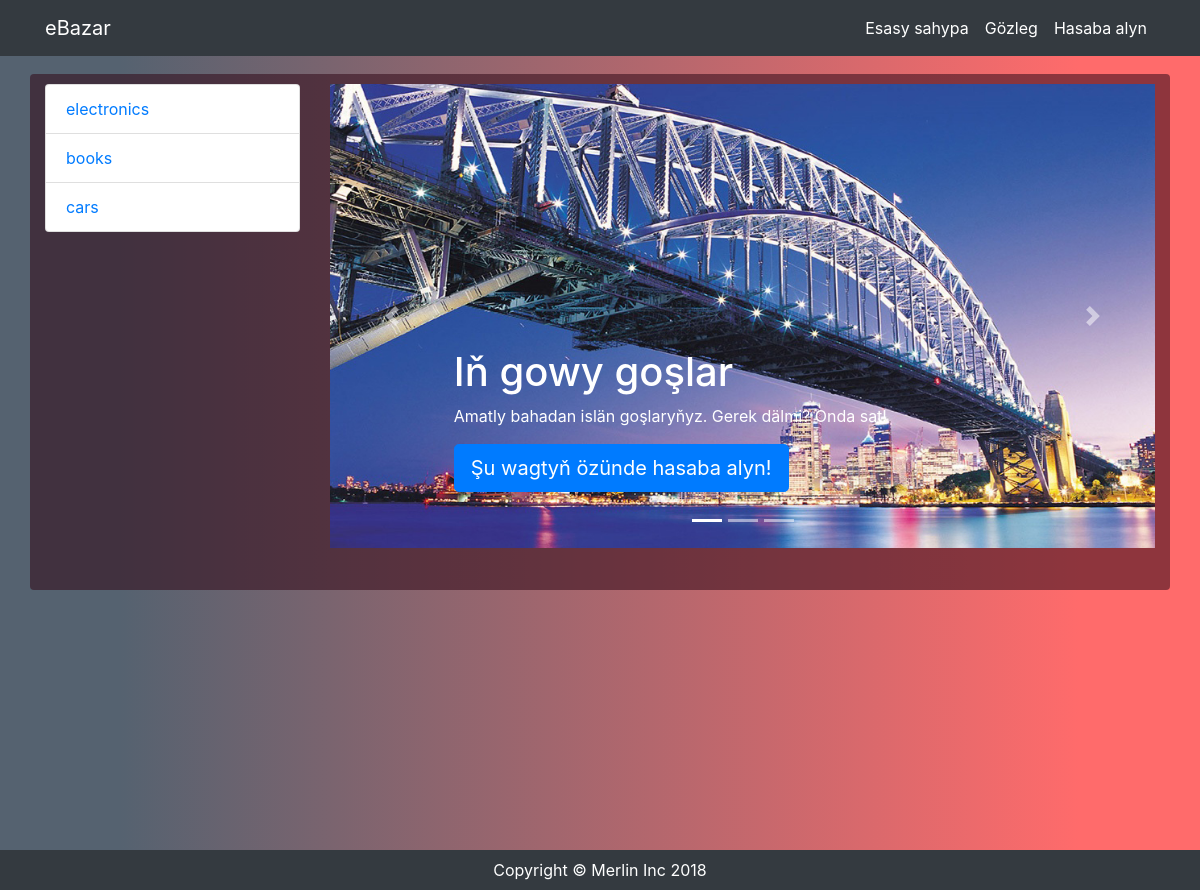
Before: /emarket/ with the older database file.
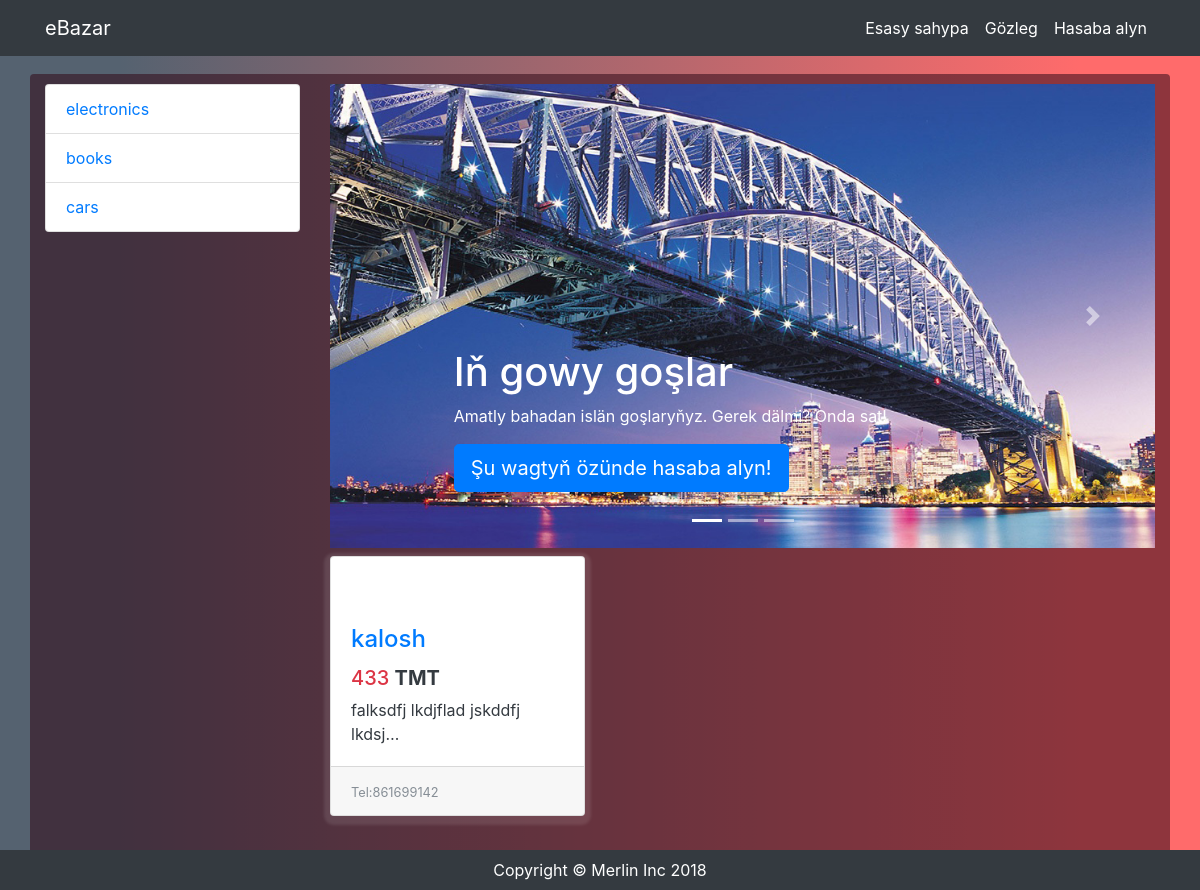
After: the same page with the newer database file.
### emarket/models.py (models this page shows, shortened)
class Category(models.Model):
    name = models.CharField(max_length=30, blank=False, null=False)

class Item(models.Model):
    user = models.ForeignKey(User, on_delete=models.CASCADE)
    category = models.ForeignKey(Category, on_delete=models.CASCADE)
    name = models.CharField(max_length=60, blank=False, null=False)
    user_phone = models.CharField(max_length=12, null=False, blank=False)
    location = models.ForeignKey(Location,  on_delete=models.CASCADE)
    description = models.TextField(max_length=600, blank=False, null=False)
    price = models.IntegerField(blank=False, null=True)
    updated = models.DateTimeField(auto_now_add=False, auto_now=True)
    timestamp = models.DateTimeField(auto_now_add=True, auto_now=False)

### emarket/views.py (the view)
def home(request):
    cats = Category.objects.all()
    items = Item.objects.order_by('-price')[0:9]
    item_images = Item_Image.objects.filter()
    return render(request, 'emarket/home.html', {'cats': cats, 'items': items, 'pics': item_images, })

### emarket/templatetags/categories.py (called while the page is built)
@register.inclusion_tag('emarket/navcats.html')
def get_category_list():
    return {'navcats': Category.objects.all()}

### templates/emarket/home.html (shortened to what this page needs)
{% extends 'emarket/base/base2.html' %}
{% load widget_tweaks %}
{% load staticfiles %}
{% load i18n %}
{% block head %}
    <link rel="stylesheet" href="{% static 'vendor/flickity/flickity.min.css' %}">
{% endblock %}
{% block body %}
    <div class="container my-bg-lightcolor text-white my-padding-s1  rounded">
    <div class="row">
        <div class="col-lg-3 hidden-sm hidden-xs hidden-md d-none d-lg-block">
            <ul class="list-group">
                {% if cats %}
                {% for cat in cats %}
                    <li class="list-group-item">
                        <a href="{% url 'show_category' cat.id %}">{{ cat.name }}</a>
                    </li>
                {% endfor %}
                {% endif %}
            </ul>
        </div>
        <div class="col-lg-9">
         <div id="myCarousel" class="carousel slide  rounded mb-2" data-ride="carousel">
          <ol class="carousel-indicators">
            <li data-target="#myCarousel" data-slide-to="0" class="active"></li>
            <li data-target="#myCarousel" data-slide-to="1"></li>
            <li data-target="#myCarousel" data-slide-to="2"></li>
          </ol>
          <div class="carousel-inner" role="listbox">
            <div class="carousel-item active">
              <img class="first-slide" src="{% static 'img/1.jpg' %}" alt="First slide" width="100%">
              <div class="container">
                <div class="carousel-caption d-none d-md-block text-left">
                  <h1>Iň gowy goşlar</h1>
                  <p>Amatly bahadan islän goşlaryňyz. Gerek dälmi? Onda sat!</p>
                  {% if user.is_authenticated %}
                  <p><a class="btn btn-lg btn-primary" href="{% url 'profile' %}" role="button">Ulanyjyny sazla</a></p>
                  {% else %}
                  <p><a class="btn btn-lg btn-primary" href="{% url 'login' %}" role="button">Şu wagtyň özünde hasaba alyn!</a></p>
                  {% endif %}
                </div>
              </div>
            </div>
          </div>
          <a class="carousel-control-prev" href="#myCarousel" role="button" data-slide="prev">
            <span class="carousel-control-prev-icon" aria-hidden="true"></span>
          </a>
          <a class="carousel-control-next" href="#myCarousel" role="button" data-slide="next">
            <span class="carousel-control-next-icon" aria-hidden="true"></span>
          </a>
        </div>
        <div class="row mb-4">
        {% if items %}
            {% for item in items %}
                    <div class="col-lg-4 col-md-6 mb-2 text-dark">
                        <div class="card h-100">
                                <div id="owl-list-flickity" class="main-gallery flickity-viewport">
                                    {% for pic in pics %}
                                        {% if pic.item == item %}
                                            <div class="gallery-cell">
                                            </div>
                                        {% endif %}
                                    {% endfor %}
                                </div>
                            <div class="card-body">
                                <h4 class="card-title">
                                    <a href="{% url 'show_item' item.id %}">{{ item.name }}</a>
                                </h4>
                                <h5 class="text-danger">{{ item.price }} <strong class="text-dark">TMT</strong></h5>
                            <p class="card-text">{{ item.description|truncatechars:32 }}</p>
                            </div>
                            <div class="card-footer">
                                <small class="text-muted">Tel:{{ item.user_phone }}</small>
                            </div>
                        </div>
                    </div>
            {% endfor %}
        {% endif %}
        </div>
        </div>
    </div>
    </div>
{% endblock %}

Changed rows visible on the page:
added Item: name "kalosh", price "433", description "falksdfj lkdjflad jskddfj lkdsj…", user_phone "861699142"
